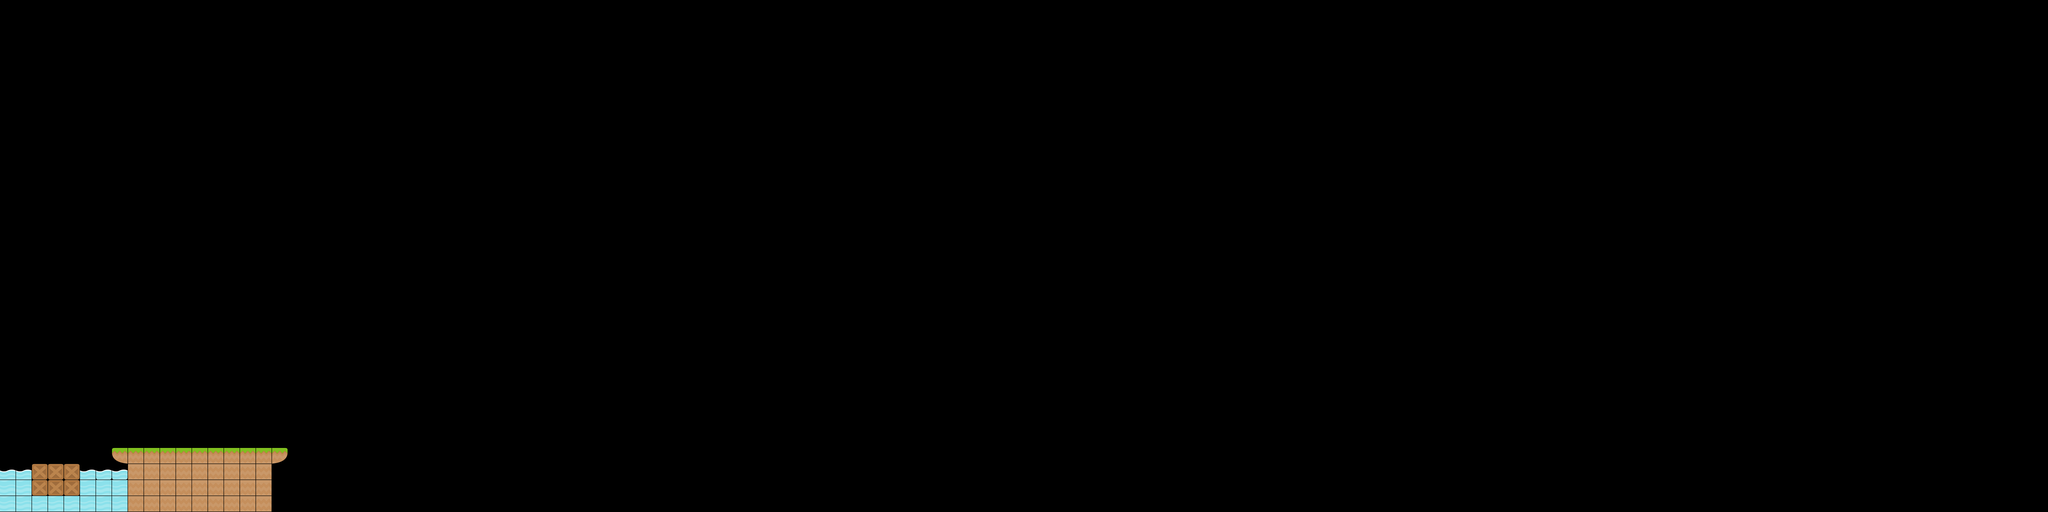

The image is a tile-based game level rendered from a .tmx file. Its description and source (layers, tilesets, objects; grid data summarised) follow:
An orthogonal 128x32 tile map with 72x72 px tiles, 1 tile layer (Tile Layer 1).

<map version="1.0" orientation="orthogonal" renderorder="right-down" width="128" height="32" tilewidth="72" tileheight="72" nextobjectid="1">
 <tileset firstgid="1" name="mysprites" tilewidth="72" tileheight="72" tilecount="156">
  <image source="tiles_spritesheet.png" width="914" height="936" />
 </tileset>
 <layer name="Tile Layer 1" width="128" height="32">
  <data>[4096 cells, 62 non-empty, 8 distinct tile ids]</data>
 </layer>
</map>
